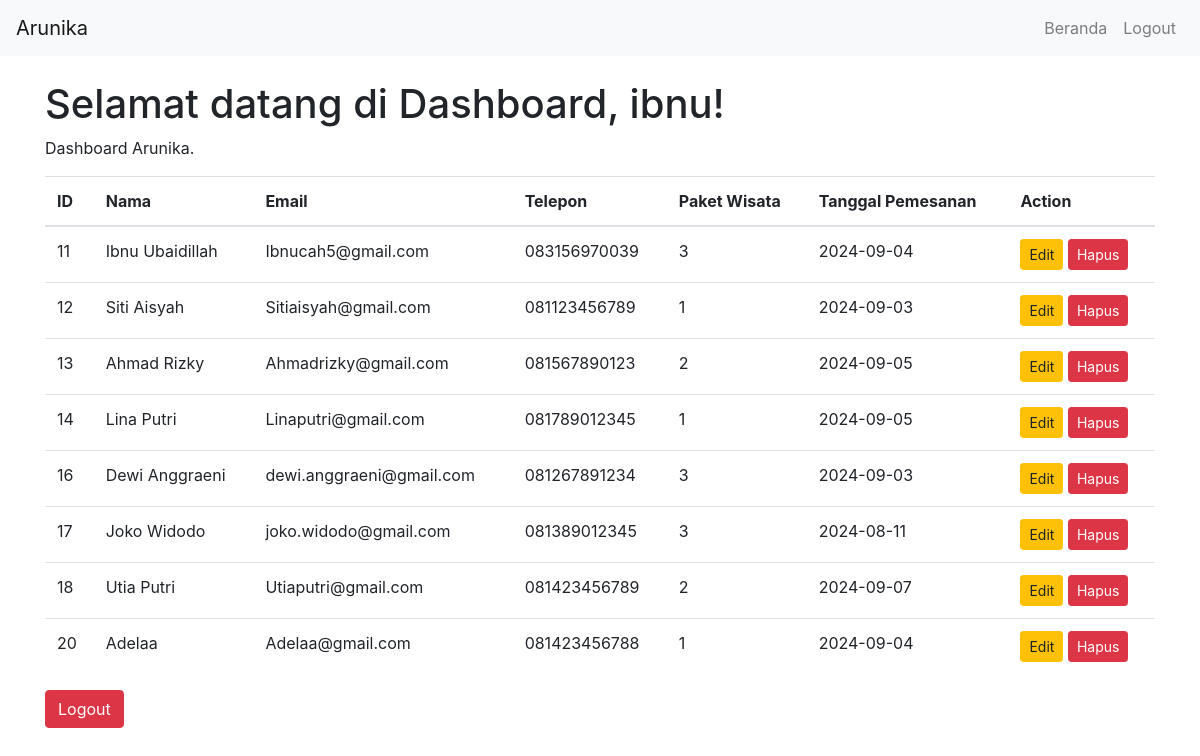
The page /php/dashboard.php (signed in) on the database its author committed.
### tables this page shows
CREATE TABLE `bookings` (
  `id` int(11) NOT NULL,
  `customer_name` varchar(100) NOT NULL,
  `email` varchar(100) NOT NULL,
  `phone` varchar(20) NOT NULL,
  `tour_package_id` int(11) NOT NULL,
  `booking_date` date NOT NULL
);

### php/Dashboard.php (the view, shortened to what this page needs)
<!DOCTYPE html>
<html lang="en">
<head>
    <link rel="stylesheet" href="https://stackpath.bootstrapcdn.com/bootstrap/4.5.2/css/bootstrap.min.css">
</head>
<body>
    <?php include 'navbar.php'; ?>
    <div class="container mt-4">
        <h1>Selamat datang di Dashboard, <?php echo $_SESSION['username']; ?>!</h1>
        <p>Dashboard Arunika.</p>
        <table class="table">
            <thead>
                <tr>
                    <th>ID</th>
                    <th>Nama</th>
                    <th>Email</th>
                    <th>Telepon</th>
                    <th>Paket Wisata</th>
                    <th>Tanggal Pemesanan</th>
                    <th>Action</th>
                </tr>
            </thead>
            <tbody>
                <?php
                require 'db.php';
                $sql = "SELECT * FROM bookings";
                $result = $conn->query($sql);
                if ($result->num_rows > 0) {
                    while($row = $result->fetch_assoc()) {
                        echo "<tr>
                                <td>{$row['id']}</td>
                                <td>{$row['customer_name']}</td>
                                <td>{$row['email']}</td>
                                <td>{$row['phone']}</td>
                                <td>{$row['tour_package_id']}</td>
                                <td>{$row['booking_date']}</td>
                                <td>
                                    <a href='edit_booking.php?id={$row['id']}' class='btn btn-warning btn-sm'>Edit</a>
                                    <a href='delete_booking.php?id={$row['id']}' class='btn btn-danger btn-sm' onclick='return confirm(\"Apakah Anda yakin ingin menghapus data ini?\")'>Hapus</a>
                                </td>
                              </tr>";
                    }
                } else {
                    echo "<tr><td colspan='7' class='text-center'>Tidak ada data pemesanan.</td></tr>";
                }
                ?>
            </tbody>
        </table>
        <a href="logout.php" class="btn btn-danger">Logout</a>
    </div>
</body>
</html>

### php/navbar.php (shortened to what this page needs)
<nav class="navbar navbar-expand-lg navbar-light bg-light">
    <a class="navbar-brand" href="#">Arunika</a>
    <div class="collapse navbar-collapse" id="navbarNav">
        <ul class="navbar-nav ml-auto">
            <li class="nav-item">
                <a class="nav-link" href="../index.html">Beranda</a>
            </li>
            <li class="nav-item">
                <a class="nav-link" href="logout.php">Logout</a>
            </li>
        </ul>
    </div>
</nav>

### rows shown on the page
bookings: id "11", customer_name "Ibnu Ubaidillah", email "Ibnucah5@gmail.com", phone "083156970039", tour_package "3", booking_date "2024-09-04"
bookings: id "12", customer_name "Siti Aisyah", email "Sitiaisyah@gmail.com", phone "081123456789", tour_package "1", booking_date "2024-09-03"
bookings: id "13", customer_name "Ahmad Rizky", email "Ahmadrizky@gmail.com", phone "081567890123", tour_package "2", booking_date "2024-09-05"
bookings: id "14", customer_name "Lina Putri", email "Linaputri@gmail.com", phone "081789012345", tour_package "1", booking_date "2024-09-05"
bookings: id "16", customer_name "Dewi Anggraeni", email "dewi.anggraeni@gmail.com", phone "081267891234", tour_package "3", booking_date "2024-09-03"
bookings: id "17", customer_name "Joko Widodo", email "joko.widodo@gmail.com", phone "081389012345", tour_package "3", booking_date "2024-08-11"
bookings: id "18", customer_name "Utia Putri", email "Utiaputri@gmail.com", phone "081423456789", tour_package "2", booking_date "2024-09-07"
bookings: id "20", customer_name "Adelaa", email "Adelaa@gmail.com", phone "081423456788", tour_package "1", booking_date "2024-09-04"

### other values the page prints
$_SESSION['username'] "ibnu"
